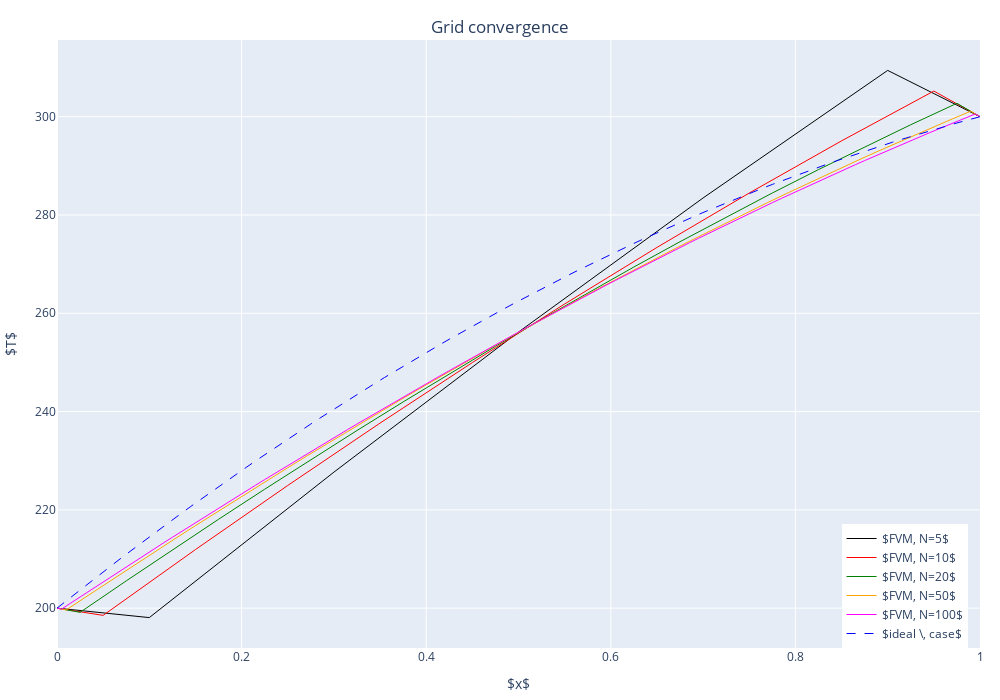

This figure's notebook cell:
### Code cell
N_list = [5, 10, 20, 50, 100]
colors = ['black', 'red', 'green', 'orange', 'magenta']
fig = go.Figure()



for i in range(len(N_list)):
    x, T = solve_diffusion(N_list[i], T1, T2, x_l, x_r, A, qv, coef_d)
    
    fig.add_trace(go.Scatter(x = x, y = T, mode = 'lines', name = fr'$FVM, N={N_list[i]}$', line = dict(color =colors[i], width = 1, dash = 'solid')))


T_true = solve_analytic(x, T1, T2, x_l, x_r, A, qv, coef_d)

fig.add_trace(go.Scatter(x = x, y = T_true, mode = 'lines', name = r'$ideal \, case$', line = dict(color = 'blue', width = 1, dash = 'dash')))
fig.update_layout(width = 1000, height = 700,
                    margin = dict(l = 10, r = 20, t = 40, b = 20),
                    title = f'Grid convergence', title_x = 0.5, title_y = 0.97,
                    xaxis_title = r'$x$',
                    yaxis_title = r'$T$',
                    legend = dict(x = 0.85, y = 0)
  )
fig.show()
